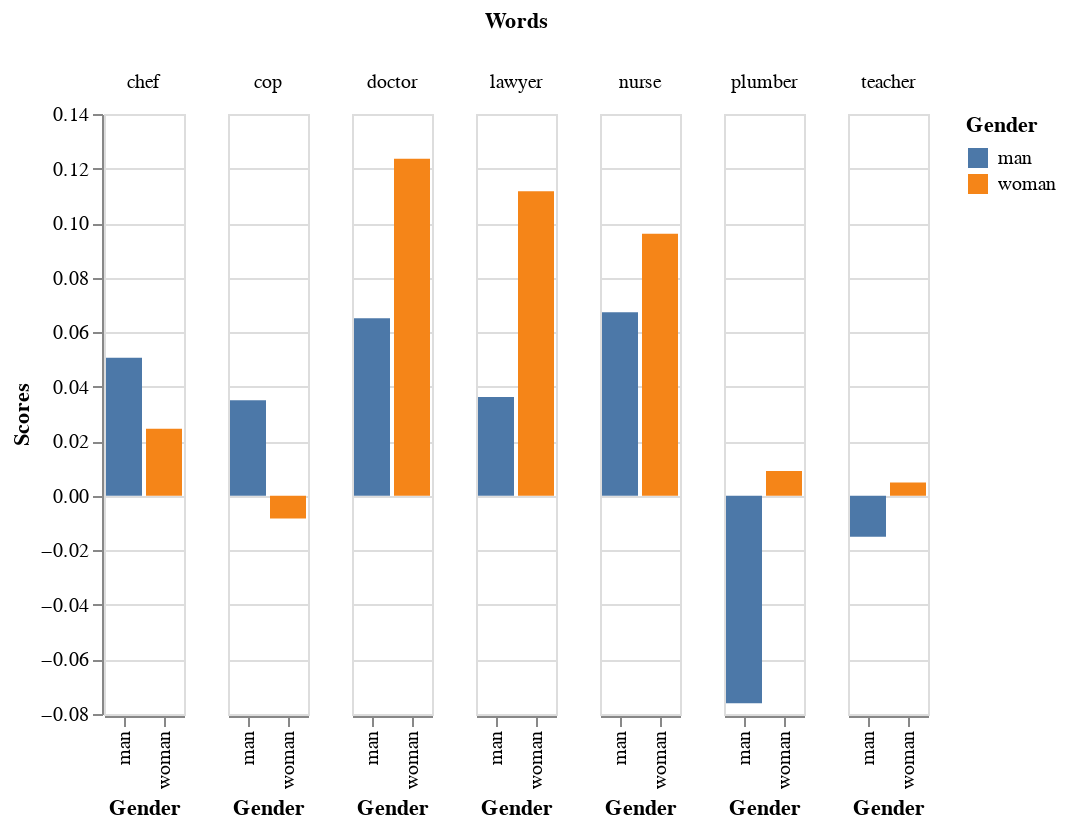

The cell this chart's notebook holds for it:
### Code cell
alt.Chart(similarity_scores_debias).mark_bar().encode(
    x='Gender:N',
    y='Scores:Q',
    color='Gender:N',
    column='Words:N'
)

### Figure 1 — Vega-Lite specification as saved in the notebook (floating-point values rounded to 4 significant figures)
{"config": {"view": {"continuousWidth": 400, "continuousHeight": 300}}, "data": {"name": "data-cc83f7554cb6b5532fdb929f56861c75"}, "mark": "bar", "encoding": {"color": {"type": "nominal", "field": "Gender"}, "column": {"type": "nominal", "field": "Words"}, "x": {"type": "nominal", "field": "Gender"}, "y": {"type": "quantitative", "field": "Scores"}}, "$schema": "https://vega.github.io/schema/vega-lite/v4.8.1.json", "datasets": {"data-cc83f7554cb6b5532fdb929f56861c75": [{"Words": "doctor", "Scores": 0.06508, "Gender": "man"}, {"Words": "nurse", "Scores": 0.06734, "Gender": "man"}, {"Words": "lawyer", "Scores": 0.03623, "Gender": "man"}, {"Words": "cop", "Scores": 0.03502, "Gender": "man"}, {"Words": "plumber", "Scores": -0.07607, "Gender": "man"}, {"Words": "teacher", "Scores": -0.01502, "Gender": "man"}, {"Words": "chef", "Scores": 0.05062, "Gender": "man"}, {"Words": "doctor", "Scores": 0.1236, "Gender": "woman"}, {"Words": "nurse", "Scores": 0.09613, "Gender": "woman"}, {"Words": "lawyer", "Scores": 0.1117, "Gender": "woman"}, {"Words": "cop", "Scores": -0.008292, "Gender": "woman"}, {"Words": "plumber", "Scores": 0.009088, "Gender": "woman"}, {"Words": "teacher", "Scores": 0.004921, "Gender": "woman"}, {"Words": "chef", "Scores": 0.02463, "Gender": "woman"}]}}
